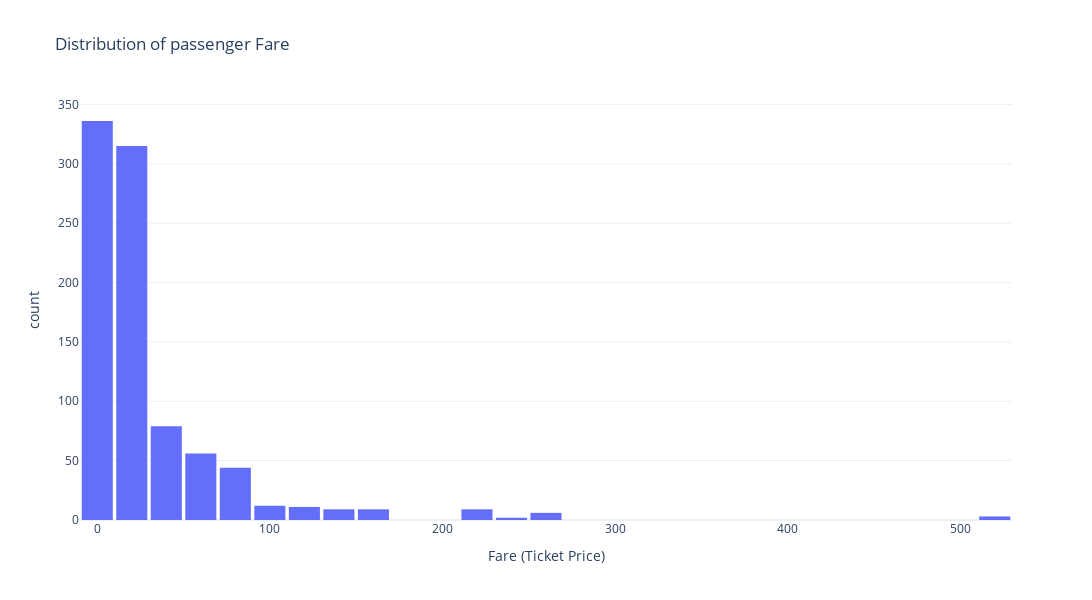

Notebook cell for this chart:
### Code cell
fig.show()

### Figure 1 — Plotly figure (JSON) as saved in the notebook; plotly's stock layout.template omitted (floating-point values rounded to 4 significant figures; data arrays with more than 128 entries replaced by an {"elided": "..."} marker saying what was removed)
{"data": [{"bingroup": "x", "hovertemplate": "Fare (Ticket Price)=%{x}<br>count=%{y}<extra></extra>", "legendgroup": "", "marker": {"color": "#636efa", "pattern": {"shape": ""}}, "name": "", "nbinsx": 40, "orientation": "v", "showlegend": false, "type": "histogram", "x": {"elided": "891 float values"}, "xaxis": "x", "yaxis": "y"}], "layout": {"bargap": 0.1, "barmode": "relative", "height": 600, "legend": {"tracegroupgap": 0}, "title": {"text": "Distribution of passenger Fare"}, "width": 1200, "xaxis": {"anchor": "y", "domain": [0, 1], "title": {"text": "Fare (Ticket Price)"}}, "yaxis": {"anchor": "x", "domain": [0, 1], "title": {"text": "count"}}}}
